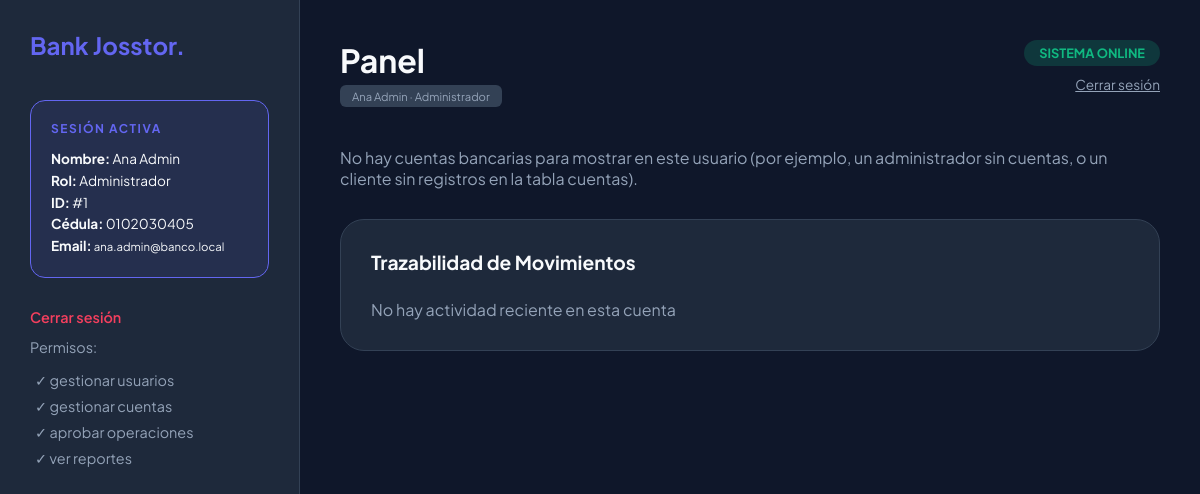
The page /index.php?route=panel (signed in) on the database its author committed.
### tables this page shows
CREATE TABLE IF NOT EXISTS usuarios (
    id INT UNSIGNED AUTO_INCREMENT PRIMARY KEY,
    cedula VARCHAR(20) NOT NULL UNIQUE,
    nombres VARCHAR(120) NOT NULL,
    email VARCHAR(120) NOT NULL,
    password VARCHAR(255) NOT NULL,
    rol ENUM('administrador', 'cliente') NOT NULL,
    estado TINYINT(1) NOT NULL DEFAULT 1
);

### src/controllers/BancoController.php (called while the page is built, shortened)
<?php
class BancoController
{
    public function mostrarPanel(): void
    {
        $database = new Database();
        $db = $database->getConnection();
        $usuario = $this->cargarUsuarioLogueado($db);
        $cuentaOrigen = null;
        $historial = [];
        require_once __DIR__ . '/../views/banco_view.php';
    }
    private function cargarUsuarioLogueado(PDO $db): Usuario
    {
        $id = (int) $_SESSION['usuario_id'];
        $stmt = $db->prepare(
            'SELECT id, cedula, nombres, email, password, rol, estado
             FROM usuarios
             WHERE id = :id AND estado = 1
             LIMIT 1'
        );
        $stmt->execute(['id' => $id]);
        $row = $stmt->fetch();
        $rol = (string) $row['rol'];
        if ($rol === 'administrador') {
            return new Administrador(
                (int) $row['id'],
                (string) $row['cedula'],
                (string) $row['nombres'],
                (string) $row['email'],
                (string) $row['password'],
                (bool) $row['estado'],
                $db
            );
        }
        throw new RuntimeException('Rol de usuario no reconocido.');
    }
}

### src/models/Usuario.php (called while the page is built, shortened)
<?php
abstract class Usuario
{
    protected int $id;
    protected string $cedula;
    protected string $nombres;
    protected string $email;
    protected string $rol;
    public function __construct(
        int $id,
        string $cedula,
        string $nombres,
        string $email,
        string $password,
        string $rol,
        bool $estado = true,
        ?\PDO $db = null
    ) {
        $this->id = $id;
        $this->cedula = $cedula;
        $this->nombres = $nombres;
        $this->email = $email;
        $this->rol = $rol;
    }
    public function getId(): int
    {
        return $this->id;
    }
    public function getCedula(): string
    {
        return $this->cedula;
    }
    public function getNombres(): string
    {
        return $this->nombres;
    }
    public function getEmail(): string
    {
        return $this->email;
    }
    public function getRol(): string
    {
        return $this->rol;
    }
}

### src/models/Roles/Administrador.php (called while the page is built, shortened)
<?php
class Administrador extends Usuario
{
    public function obtenerPermisos(): array
    {
        return [
            'gestionar_usuarios',
            'gestionar_cuentas',
            'aprobar_operaciones',
            'ver_reportes'
        ];
    }
}

### src/views/banco_view.php (the view, shortened to what this page needs)
<!DOCTYPE html>
<html lang="es">
<head>
    <link rel="stylesheet" href="./assets/css/styles.css">
</head>
<body>
    <aside class="sidebar">
        <h2 style="margin-bottom: 40px; color: var(--accent)">Bank Josstor.</h2>
        <div class="admin-card">
            <h4>Sesión activa</h4>
            <div class="admin-data">
                <p><b>Nombre:</b> <?php echo htmlspecialchars($usuario->getNombres()); ?></p>
                <p><b>Rol:</b> <?php echo htmlspecialchars(ucfirst($usuario->getRol())); ?></p>
                <p><b>ID:</b> #<?php echo $usuario->getId(); ?></p>
                <p><b>Cédula:</b> <?php echo htmlspecialchars($usuario->getCedula()); ?></p>
                <p><b>Email:</b> <small><?php echo htmlspecialchars($usuario->getEmail()); ?></small></p>
            </div>
        </div>
        <p style="margin-bottom: 12px; color: var(--text-muted); font-size: 0.9rem;">
            <a href="index.php?route=logout" style="color: var(--danger); text-decoration: none; font-weight: 600;">Cerrar sesión</a>
        </p>
        <nav style="color: var(--text-muted); font-size: 0.9rem;">
            <p style="margin-bottom: 15px;">Permisos:</p>
            <ul style="list-style: none; padding-left: 5px;">
                <?php foreach ($usuario->obtenerPermisos() as $permiso): ?>
                    <li style="margin-bottom: 8px;">✓ <?php echo str_replace('_', ' ', $permiso); ?></li>
                <?php endforeach; ?>
            </ul>
        </nav>
    </aside>
    <main class="main-view">
        <header class="top-bar">
            <div>
                <h1 style="font-size: 2rem;">Panel</h1>
                <div class="client-tag">
                    <?php echo htmlspecialchars($usuario->getNombres()); ?> · <?php echo htmlspecialchars(ucfirst($usuario->getRol())); ?>
                </div>
            </div>
            <div style="display: flex; flex-direction: column; align-items: flex-end; gap: 10px;">
                <span class="status-badge">SISTEMA ONLINE</span>
                <a href="index.php?route=logout" style="color: var(--text-muted); font-size: 0.85rem;">Cerrar sesión</a>
            </div>
        </header>
        <?php if ($cuentaOrigen !== null): ?>
        <section class="accounts-grid">
            <div class="bank-card">
                <span class="balance-label">CUENTA PRINCIPAL (ORIGEN)</span>
                <div class="balance-value">$<?php echo number_format($cuentaOrigen->getSaldo(), 2); ?></div>
                <div class="card-footer">
                    <div class="footer-item">
                        <span style="font-size: 0.75rem; color: var(--text-muted);">Número de Cuenta</span>
                        <b><?php echo htmlspecialchars($cuentaOrigen->getNumeroCuenta()); ?></b>
                    </div>
                    <div class="footer-item" style="text-align: right;">
                        <span style="font-size: 0.75rem; color: var(--text-muted);">Estado</span>
                        <b style="color: var(--success)">ACTIVA</b>
                    </div>
                </div>
            </div>
            <?php if ($cuentaDestino !== null): ?>
            <div class="bank-card" style="background: linear-gradient(135deg, #1e293b 0%, #0f172a 100%);">
                <span class="balance-label">CUENTA DESTINO</span>
                <div class="balance-value">$<?php echo number_format($cuentaDestino->getSaldo(), 2); ?></div>
                <div class="card-footer">
                    <div class="footer-item">
                        <span style="font-size: 0.75rem; color: var(--text-muted);">Número de Cuenta</span>
                        <b><?php echo htmlspecialchars($cuentaDestino->getNumeroCuenta()); ?></b>
                    </div>
                    <div class="footer-item" style="text-align: right;">
                        <span style="font-size: 0.75rem; color: var(--text-muted);">Propietario ID</span>
                        <b>#<?php echo $cuentaDestino->getUsuarioId(); ?></b>
                    </div>
                </div>
            </div>
            <?php endif; ?>
        </section>
        <?php else: ?>
        <section class="accounts-grid" style="margin-bottom: 30px;">
            <p style="color: var(--text-muted);">No hay cuentas bancarias para mostrar en este usuario (por ejemplo, un administrador sin cuentas, o un cliente sin registros en la tabla cuentas).</p>
        </section>
        <?php endif; ?>
        <section class="activity-log">
            <h3 style="margin-bottom: 25px; font-size: 1.2rem;">Trazabilidad de Movimientos</h3>
            <?php if (empty($historial)): ?>
            <p style="color: var(--text-muted); margin: 0;">No hay actividad reciente en esta cuenta</p>
            <?php endif; ?>
        </section>
    </main>
</body>
</html>

### assets/css/styles.css (style rules this page uses)
:root { --bg: #0f172a; --sidebar: #1e293b; --card: #1e293b; --accent: #6366f1; --success: #10b981; --danger: #f43f5e; --text: #f8fafc; --text-muted: #94a3b8; --white: #ffffff; }
* { margin: 0; padding: 0; box-sizing: border-box; font-family: "Plus Jakarta Sans", sans-serif; }
body { background: var(--bg); color: var(--text); display: flex; min-height: 100vh; }
.sidebar { width: 300px; background: var(--sidebar); padding: 30px; border-right: 1px solid #334155; display: flex; flex-direction: column; }
.admin-card { background: rgba(99, 102, 241, 0.1); padding: 20px; border-radius: 15px; border: 1px solid var(--accent); margin-bottom: 30px; }
.admin-card h4 { font-size: 0.75rem; color: var(--accent); text-transform: uppercase; letter-spacing: 1.5px; margin-bottom: 12px; }
.admin-data { font-size: 0.85rem; line-height: 1.6; }
.admin-data b { color: var(--text); }
.main-view { flex: 1; padding: 40px; max-width: 1200px; margin: 0 auto; width: 100%; overflow-y: auto; }
.top-bar { display: flex; justify-content: space-between; align-items: flex-start; margin-bottom: 40px; }
.client-tag { background: #334155; padding: 4px 12px; border-radius: 6px; font-size: 0.7rem; color: var(--text-muted); display: inline-block; margin-top: 5px; }
.status-badge { background: rgba(16, 185, 129, 0.2); color: var(--success); padding: 5px 15px; border-radius: 20px; font-size: 0.8rem; font-weight: 700; }
.accounts-grid { display: grid; grid-template-columns: repeat(auto-fit, minmax(320px, 1fr)); gap: 25px; margin-bottom: 40px; }
.activity-log { background: var(--card); border-radius: 24px; padding: 30px; border: 1px solid #334155; }

### rows shown on the page
usuarios: nombres "Ana Admin", rol "Administrador", estado "1", cedula "0102030405", email "ana.admin@banco.local"

### other values the page prints
str_replace('_', ' ', $permiso) "gestionar usuarios"
str_replace('_', ' ', $permiso) "gestionar cuentas"
str_replace('_', ' ', $permiso) "aprobar operaciones"
str_replace('_', ' ', $permiso) "ver reportes"
